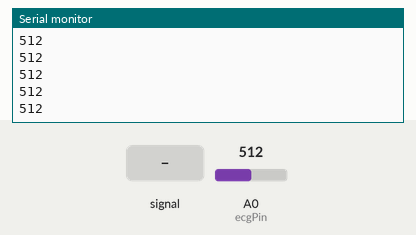
The sketch below on a simulated Arduino Uno, built with avr-gcc and run on an emulated ATmega328P. Parts: the last lines printed to the serial monitor. Inputs (shaded band) come from the test bench; at power-on: A0 (ecgPin) = 512.

Above: at 1.2 s.
1.3 s: A0 (ecgPin) fed a 200 Hz sine of ±81 counts around its level
At 2.2 s:
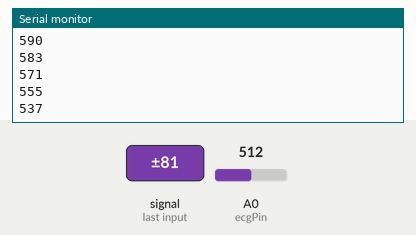
2.8 s: A0 (ecgPin) set to 716
At 3.4 s:
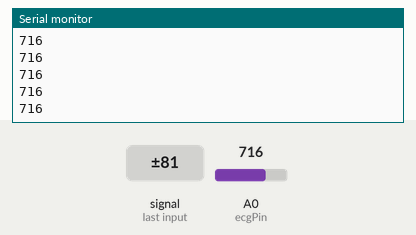
4.3 s: A0 (ecgPin) fed a 1000 Hz sine of ±255 counts around its level
At 5.3 s:
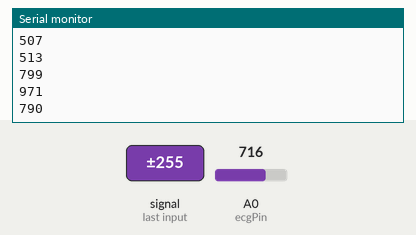
5.8 s: A0 (ecgPin) set to 900
At 6.8 s:
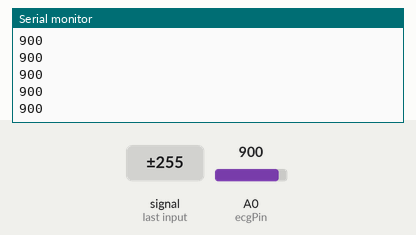
Timing chart, 0 to 8.3 s (numbered marks = the images above; inputs shaded):
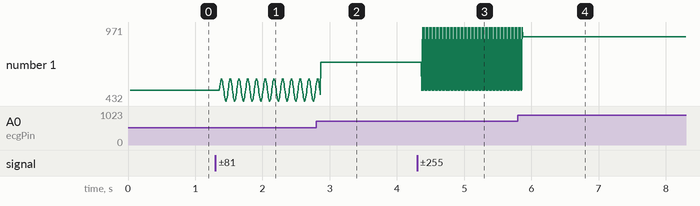

The sketch:

ad8232_prototype.ino
```cpp
const int ecgPin = A0;  // AD8232 Output connected to A0

void setup() {
  Serial.begin(9600); // Initialize serial communication at 9600 baud

  Serial.println("ECG Reading from the prototype:");   // Print a header for the Serial Plotter
}

void loop() {
  int ecgValue = analogRead(ecgPin);    // Read the analog value from the ECG sensor (0-1023)

  Serial.println(ecgValue);    // Send the ECG value to the Serial Plotter

  delay(2);  // Small delay to make the plot more readable
}
```

Measured:
- after the input at 1.3 s, the serial monitor: prints a new line after 0.07 s (image 1)
- after the input at 2.8 s, the serial monitor: prints a new line after 0.07 s (image 2)
- after the input at 4.3 s, the serial monitor: prints a new line after 0.07 s (image 3)
- after the input at 5.8 s, the serial monitor: prints a new line after 0.07 s (image 4)
- plotted number 1: 512 → 537 after the input at 1.3 s, 537 → 716 after the input at 2.8 s, 716 → 507 after the input at 4.3 s, 507 → 900 after the input at 5.8 s
